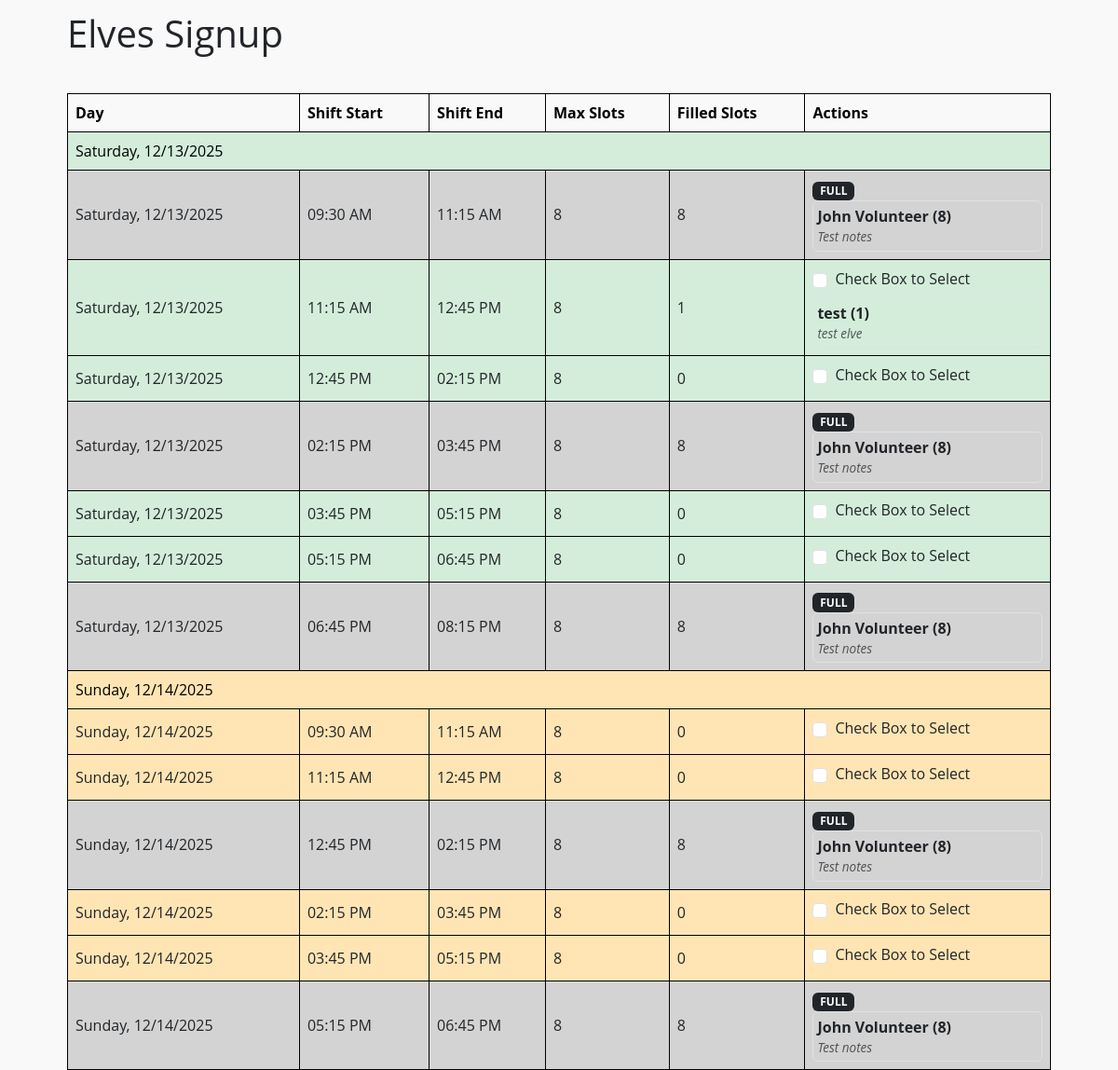
The app's page /signup_elves.php (signed in) with its own data.
### tables this page shows
CREATE TABLE volunteer_slots (
            id INTEGER PRIMARY KEY AUTOINCREMENT,
            ride_id INTEGER NOT NULL,
            role_id INTEGER NOT NULL,
            max_volunteers INTEGER NOT NULL,
            FOREIGN KEY (ride_id) REFERENCES rides (id),
            FOREIGN KEY (role_id) REFERENCES volunteer_roles (id)
        );

### signup_elves.php (the view, shortened to what this page needs)
<?php
require 'db_connection.php';
$role_id = 4;
try {
    $stmt = $db->prepare("
        SELECT r.day, r.time, vs.id AS slot_id, vs.max_volunteers,
               COALESCE((SELECT SUM(num_people) FROM volunteer_signups WHERE slot_id = vs.id), 0) AS filled_slots,
               vs.max_volunteers - COALESCE((SELECT SUM(num_people) FROM volunteer_signups WHERE slot_id = vs.id), 0) AS remaining_slots
        FROM rides r
        LEFT JOIN volunteer_slots vs ON r.id = vs.ride_id AND vs.role_id = :role_id
        ORDER BY r.day ASC, STRFTIME('%H:%M', r.time) ASC
    ");
    $stmt->bindValue(':role_id', $role_id, SQLITE3_INTEGER);
    $result = $stmt->execute();
    $rides = [];
    while ($row = $result->fetchArray(SQLITE3_ASSOC)) {
        $rideStart = strtotime($row['time']);
        $isFirstRide = empty($rides) || end($rides)['day'] !== $row['day'];
        $row['day_formatted'] = DateTime::createFromFormat('Y-m-d', $row['day'])->format('l, m/d/Y');
        $row['shift_start'] = $isFirstRide
            ? date('h:i A', $rideStart - 1800)
            : date('h:i A', $rideStart - 900);
        $row['shift_end'] = $isFirstRide
            ? date('h:i A', $rideStart - 1800 + 6300)
            : date('h:i A', $rideStart - 900 + 5400);
        $row['shift_minutes'] = $isFirstRide ? 105 : 90;
        $slotStmt = $db->prepare("
            SELECT v.name, vs.num_people, vs.notes
            FROM volunteer_signups vs
            JOIN volunteers v ON vs.volunteer_id = v.id
            WHERE vs.slot_id = :slot_id
        ");
        $slotStmt->bindValue(':slot_id', $row['slot_id'], SQLITE3_INTEGER);
        $slotResult = $slotStmt->execute();
        $row['signups'] = [];
        while ($signup = $slotResult->fetchArray(SQLITE3_ASSOC)) {
            $row['signups'][] = $signup;
        }
        $rides[] = $row;
    }
} catch (Exception $e) {
    echo "Error: " . $e->getMessage();
    exit;
}
?>
<!DOCTYPE html>
<html lang="en">
<head>
    <link href="https://cdn.jsdelivr.net/npm/bootstrap@5.3.0/dist/css/bootstrap.min.css" rel="stylesheet">
</head>
<body>
    <div class="container">
        <div class="header-row">
            <div class="left">
                <h1>Elves Signup</h1>
            </div>
        </div>
        <div class="table-responsive">
            <table>
                <thead class="mt-2 mb-2 table">
                    <tr class="table-primary">
                        <th>Day</th>
                        <th>Shift Start</th>
                        <th>Shift End</th>
                        <th>Max Slots</th>
                        <th>Filled Slots</th>
                        <th>Actions</th>
                    </tr>
                </thead>
                <tbody>
                    <?php
                    $lastDay = '';
                    foreach ($rides as $ride):
                        $isFull = $ride['remaining_slots'] <= 0;
                        $dayClass = strpos($ride['day_formatted'], 'Saturday') !== false ? 'day-saturday' : 'day-sunday';
                        if ($lastDay !== $ride['day_formatted']): ?>
                            <tr class="table-header table-primary <?= $dayClass ?>">
                                <td colspan="6"><?= htmlspecialchars($ride['day_formatted']) ?></td>
                            </tr>
                        <?php
                            $lastDay = $ride['day_formatted'];
                        endif;
                        ?>
                        <tr class="<?= $isFull ? 'full' : $dayClass ?>">
                            <td><?= htmlspecialchars($ride['day_formatted']) ?></td>
                            <td><?= htmlspecialchars($ride['shift_start']) ?></td>
                            <td><?= htmlspecialchars($ride['shift_end']) ?></td>
                            <td><?= htmlspecialchars($ride['max_volunteers']) ?></td>
                            <td><?= htmlspecialchars($ride['filled_slots']) ?></td>
                            <td>
                                <?php if (!$isFull && empty($ride['conflict_message'])): ?>
                                    <div class="d-flex align-items-center">
                                        <input type="checkbox" id="checkbox-<?= $ride['slot_id'] ?>" class="form-check-input me-2"
                                            onchange="toggleSelection(<?= $ride['slot_id'] ?>, <?= $ride['shift_minutes'] ?>)">
                                        <label id="label-<?= $ride['slot_id'] ?>" class="form-check-label">Check Box to Select</label>
                                    </div>
                                <?php elseif (!empty($ride['conflict_message'])): ?>
                                    <div class="alert alert-danger mt-2"><?= htmlspecialchars($ride['conflict_message']) ?></div>
                                <?php else: ?>
                                    <div class="badge bg-dark text-white">FULL</div>
                                <?php endif; ?>
                                <div id="volunteer-display-<?= $ride['slot_id'] ?>">
                                    <?php foreach ($ride['signups'] as $signup): ?>
                                        <div class="border p-1 mb-s rounded">
                                            <strong><?= htmlspecialchars($signup['name']) ?> (<?= htmlspecialchars($signup['num_people']) ?>) </strong>
                                            <div class="comments small text-muted"><?= htmlspecialchars($signup['notes']) ?></div>
                                        </div>
                                    <?php endforeach; ?>
                                </div>
                            </td>
                        </tr>
                    <?php endforeach; ?>
                </tbody>
            </table>
        </div>
    </div>
</body>
</html>

### signup_elves.php (style rules this page uses)
* { box-sizing: border-box; font-family: Open Sans; }
body { background-color: #f9f9f9; margin: 0; padding: 0; }
.container { width: 90%; margin: auto; }
table { width: 100%; border-collapse: collapse; margin-top: 20px; }
th, td { border: 1px solid black; padding: 8px; text-align: left; }
.day-saturday { background-color: #d4edda; text-align: center; }
.day-sunday { background-color: #ffe5b4; text-align: center; }
.full { background-color: lightgray; pointer-events: none; }
.comments { font-style: italic; font-size: 0.85em; color: gray; }
.header-row { display: flex; justify-content: space-between; align-items: center; height: 80px; }
.header-row .left { flex: 1; text-align: left; }

### records on screen
volunteer_slots: day_formatted "Saturday, 12/13/2025", shift_start "09:30 AM", shift_end "11:15 AM", max_volunteers "8", filled_slots "8", shows "FULL", name "John Volunteer", num_people "8", notes "Test notes"
volunteer_slots: day_formatted "Saturday, 12/13/2025", shift_start "11:15 AM", shift_end "12:45 PM", max_volunteers "8", filled_slots "1", name "test", num_people "1", notes "test elve"
volunteer_slots: day_formatted "Saturday, 12/13/2025", shift_start "12:45 PM", shift_end "02:15 PM", max_volunteers "8", filled_slots "0"
volunteer_slots: day_formatted "Saturday, 12/13/2025", shift_start "02:15 PM", shift_end "03:45 PM", max_volunteers "8", filled_slots "8", shows "FULL", name "John Volunteer", num_people "8", notes "Test notes"
volunteer_slots: day_formatted "Saturday, 12/13/2025", shift_start "03:45 PM", shift_end "05:15 PM", max_volunteers "8", filled_slots "0"
volunteer_slots: day_formatted "Saturday, 12/13/2025", shift_start "05:15 PM", shift_end "06:45 PM", max_volunteers "8", filled_slots "0"
volunteer_slots: day_formatted "Saturday, 12/13/2025", shift_start "06:45 PM", shift_end "08:15 PM", max_volunteers "8", filled_slots "8", shows "FULL", name "John Volunteer", num_people "8", notes "Test notes"
volunteer_slots: day_formatted "Sunday, 12/14/2025", shift_start "09:30 AM", shift_end "11:15 AM", max_volunteers "8", filled_slots "0"
volunteer_slots: day_formatted "Sunday, 12/14/2025", shift_start "11:15 AM", shift_end "12:45 PM", max_volunteers "8", filled_slots "0"
volunteer_slots: day_formatted "Sunday, 12/14/2025", shift_start "12:45 PM", shift_end "02:15 PM", max_volunteers "8", filled_slots "8", shows "FULL", name "John Volunteer", num_people "8", notes "Test notes"
volunteer_slots: day_formatted "Sunday, 12/14/2025", shift_start "02:15 PM", shift_end "03:45 PM", max_volunteers "8", filled_slots "0"
volunteer_slots: day_formatted "Sunday, 12/14/2025", shift_start "03:45 PM", shift_end "05:15 PM", max_volunteers "8", filled_slots "0"
volunteer_slots: day_formatted "Sunday, 12/14/2025", shift_start "05:15 PM", shift_end "06:45 PM", max_volunteers "8", filled_slots "8", shows "FULL", name "John Volunteer", num_people "8", notes "Test notes"
